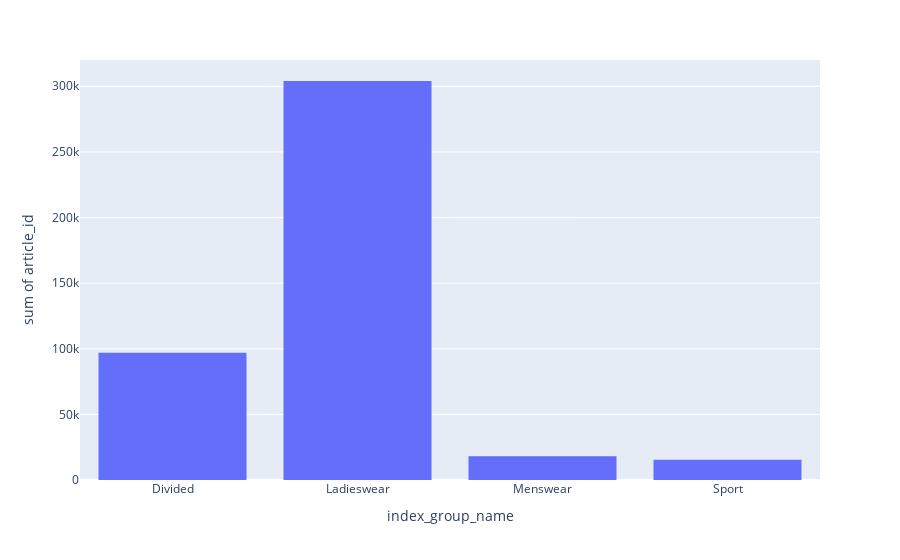

Source (notebook cell):
### Code cell
plot_feature(detailed_transactions, "index_group_name")

### Figure 1 — Plotly figure (JSON) as saved in the notebook; plotly's stock layout.template omitted (floating-point values rounded to 4 significant figures)
{"data": [{"bingroup": "x", "histfunc": "sum", "hovertemplate": "index_group_name=%{x}<br>sum of article_id=%{y}<extra></extra>", "legendgroup": "", "marker": {"color": "#636efa", "pattern": {"shape": ""}}, "name": "", "orientation": "v", "showlegend": false, "type": "histogram", "x": ["Divided", "Ladieswear", "Menswear", "Sport"], "xaxis": "x", "y": [96940, 304034, 18009, 15413], "yaxis": "y"}], "layout": {"barmode": "relative", "legend": {"tracegroupgap": 0}, "margin": {"t": 60}, "xaxis": {"anchor": "y", "domain": [0, 1], "title": {"text": "index_group_name"}}, "yaxis": {"anchor": "x", "domain": [0, 1], "title": {"text": "sum of article_id"}}}}
